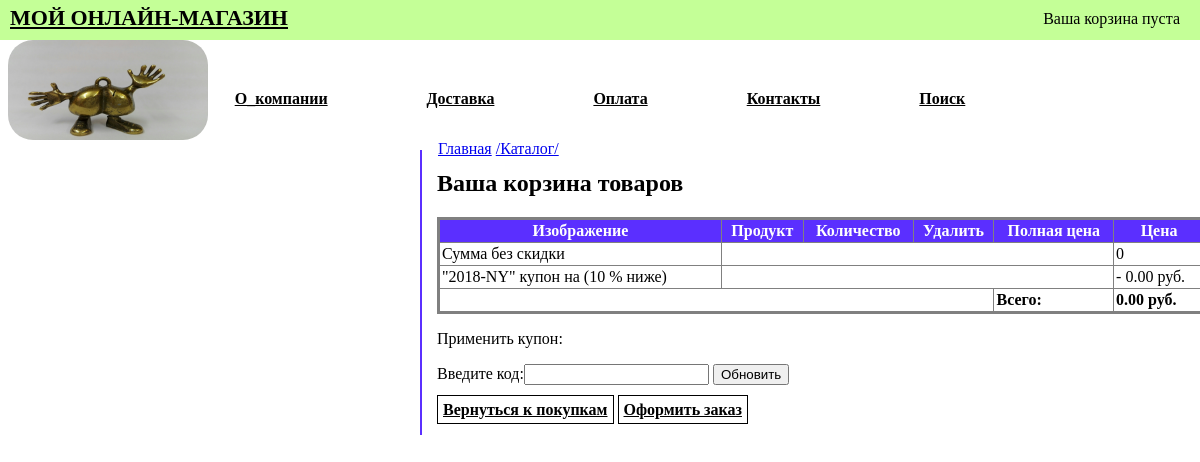
The app's page /cart/ (signed in) with its own data.
### cupons/models.py (models this page shows, shortened)
class Cupon(models.Model):
    class Meta():
        verbose_name_plural = "Купоны"
        verbose_name = "Купон"
    code = models.CharField(max_length=50, unique=True, verbose_name="Код")
    valid_from = models.DateTimeField()
    valid_to = models.DateTimeField()
    discount = models.IntegerField(validators=[MinValueValidator(0), MaxValueValidator(100)])
    active = models.BooleanField()

### cart/views.py (the view)
def cart_detail(request):
    cart = Cart(request)
    for item in cart:
        item['update_quantity_form'] = CartAddProductForm(
            initial={
                'quantity': item['quantity'],
                'update': True
            })
    cupon_apply_form = CuponApllyForm()
    return render(request, 'cart/detail.html',
                  {'cart': cart, 'cupon_apply_form': cupon_apply_form})

### cupons/forms.py
class CuponApllyForm(forms.Form):
    code = forms.CharField(label='Введите код')

### cart/cart.py (called while the page is built)
    def __iter__(self):
        product_ids = self.cart.keys()
        products = Products.objects.filter(id__in=product_ids)
        for product in products:
            self.cart[str(product.id)]['product'] = product
        for item in self.cart.values():
            item['price'] = Decimal(item['price'])
            item['total_price'] = item['price'] * item['quantity']
            yield item

    @property
    def cupon(self):
        if self.cupon_id:
            return Cupon.objects.get(id=self.cupon_id)
        return None

    def get_discount(self):
        if self.cupon:
            return (self.cupon.discount / Decimal('100')) * self.get_total_price()
        return Decimal('0')

    def get_total_price_after_discount(self):
        return self.get_total_price() - self.get_discount()

    def __len__(self):
        return sum(item['quantity'] for item in self.cart.values())

    def get_total_price(self):
        return sum(Decimal(item['price']) * item['quantity'] for item in self.cart.values())

### cart/context_processors.py (called while the page is built)
def cart(request):
    return {'cart': Cart(request)}

### cart/templates/cart/detail.html (shortened to what this page needs)
{% extends "catalog/base.html" %}
{% block content %}
    <div class="product-list col-sm-9">
      <h1> Ваша корзина товаров </h1>
      <table class="cart-table">
        <thead>
          <tr>
            <th>Изображение</th>
            <th>Продукт</th>
            <th>Количество</th>
            <th>Удалить</th>
            <th>Полная цена</th>
            <th>Цена</th>
          </tr>
        </thead>
        <tbody>
          {% if cart.cupon %}
              <tr class="subtotal">
                <td>Сумма без скидки</td>
                <td colspan="4"></td>
                <td>{{ cart.get_total_price }}</td>
              </tr>
              <tr>
                <td>
                  "{{ cart.cupon.code }}" купон на ({{ cart.cupon.discount }} % ниже)
                </td>
                <td colspan="4"></td>
                <td class="num discount">- {{ cart.get_discount|floatformat:"2" }} руб.</td>
              </tr>
            {% endif %}
            <tr class="total">
                <td colspan="4"></td>
                <td> Всего: </td>
                <td class="num">{{ cart.get_total_price_after_discount|floatformat:"2" }} руб.</td>
            </tr>
        </tbody>
    </table>
        <p>Применить купон:</p>
      <form action="{% url "cupon:apply" %}" method="post" class="add">
        {{ cupon_apply_form }}
        <input type="submit" value="Обновить">
      </form>
        <p class="text-right">
        <a href="{% url "catalog:MainCatalog"%}" class="btn">Вернуться к покупкам</a>
        <a href="{% url "orders:OrderCreate" %}" class="btn">Оформить заказ</a>
      </p>
    </div>
{% endblock %}

### catalog/static/css/style.css (style rules this page uses)
.product-list.col-sm-9 { width: 700px; position: absolute; top: 150px; left: 420px; border-left: solid #5b2fff 2px; padding-left: 15px; }
.cart-table { padding-top: 10px; border: 3px solid grey; width: 110%; height:auto; border-collapse: collapse; }
th { padding: 2px; width: auto; height: auto; border: 1px solid grey; }
td { border: 1px solid grey; padding: 2px; }
thead { background: #5b2fff; color: white; }
.total { font-weight: bold; padding-top: 15px; }
.btn { padding: 5px; font-weight: bold; color: #000000; border: solid thin #000000 ; }

### records on screen
Cupon: cupon.code "2018-NY", cupon.discount "10", get_discount "0.00", get_total_price_after_discount "0.00"

### other values on screen
{{ cart.get_total_price }} "0"
